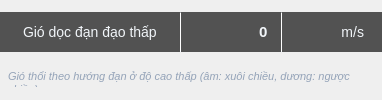
       <widget class="QWidget" name="windAlongLowContainer" native="true">
        <layout class="QVBoxLayout" name="windAlongLowLayout">
         <property name="spacing">
          <number>3</number>
         </property>
         <property name="leftMargin">
          <number>0</number>
         </property>
         <property name="topMargin">
          <number>0</number>
         </property>
         <property name="rightMargin">
          <number>0</number>
         </property>
         <property name="bottomMargin">
          <number>0</number>
         </property>
         <item>
          <widget class="QWidget" name="windAlongLowCapsule" native="true">
           <property name="minimumSize">
            <size>
             <width>0</width>
             <height>40</height>
            </size>
           </property>
           <property name="maximumSize">
            <size>
             <width>16777215</width>
             <height>40</height>
            </size>
           </property>
           <layout class="QHBoxLayout" name="windAlongLowCapsuleLayout">
            <property name="spacing">
             <number>0</number>
            </property>
            <property name="leftMargin">
             <number>0</number>
            </property>
            <property name="topMargin">
             <number>0</number>
            </property>
            <property name="rightMargin">
             <number>0</number>
            </property>
            <property name="bottomMargin">
             <number>0</number>
            </property>
            <item>
             <widget class="QLabel" name="windAlongLowLabel">
              <property name="minimumSize">
               <size>
                <width>180</width>
                <height>40</height>
               </size>
              </property>
              <property name="maximumSize">
               <size>
                <width>16777215</width>
                <height>40</height>
               </size>
              </property>
              <property name="styleSheet">
               <string notr="true">QLabel {
    background-color: #525252;
    color: #F1F5F9;
    font-size: 14px;
    font-family: 'Tahoma', Arial, sans-serif;
    padding-left: 20px;
    border-top-left-radius: 25px;
    border-bottom-left-radius: 25px;
}</string>
              </property>
              <property name="text">
               <string>Gió dọc đạn đạo thấp</string>
              </property>
              <property name="alignment">
               <set>Qt::AlignLeading|Qt::AlignLeft|Qt::AlignVCenter</set>
              </property>
             </widget>
            </item>
            <item>
             <widget class="Line" name="windAlongLowSep1">
              <property name="minimumSize">
               <size>
                <width>1</width>
                <height>0</height>
               </size>
              </property>
              <property name="maximumSize">
               <size>
                <width>1</width>
                <height>16777215</height>
               </size>
              </property>
              <property name="styleSheet">
               <string notr="true">background-color: #F1F5F9;</string>
              </property>
              <property name="orientation">
               <enum>Qt::Vertical</enum>
              </property>
             </widget>
            </item>
            <item>
             <widget class="QLineEdit" name="windAlongLowInput">
              <property name="minimumSize">
               <size>
                <width>100</width>
                <height>40</height>
               </size>
              </property>
              <property name="maximumSize">
               <size>
                <width>100</width>
                <height>40</height>
               </size>
              </property>
              <property name="styleSheet">
               <string notr="true">QLineEdit {
    background-color: #525252;
    color: #F1F5F9;
    border: none;
    font-size: 15px;
    font-weight: bold;
    font-family: 'Tahoma', Arial, sans-serif;
    padding-right: 10px;
}
QLineEdit:focus {
    background-color: #626262;
}
QLineEdit:disabled {
    background-color: #3a3a3a;
    color: #808080;
}</string>
              </property>
              <property name="text">
               <string>0</string>
              </property>
              <property name="alignment">
               <set>Qt::AlignRight|Qt::AlignTrailing|Qt::AlignVCenter</set>
              </property>
             </widget>
            </item>
            <item>
             <widget class="Line" name="windAlongLowSep2">
              <property name="minimumSize">
               <size>
                <width>1</width>
                <height>0</height>
               </size>
              </property>
              <property name="maximumSize">
               <size>
                <width>1</width>
                <height>16777215</height>
               </size>
              </property>
              <property name="styleSheet">
               <string notr="true">background-color: #F1F5F9;</string>
              </property>
              <property name="orientation">
               <enum>Qt::Vertical</enum>
              </property>
             </widget>
            </item>
            <item>
             <widget class="QLabel" name="windAlongLowUnit">
              <property name="minimumSize">
               <size>
                <width>100</width>
                <height>40</height>
               </size>
              </property>
              <property name="maximumSize">
               <size>
                <width>100</width>
                <height>40</height>
               </size>
              </property>
              <property name="styleSheet">
               <string notr="true">QLabel {
    background-color: #525252;
    color: #F1F5F9;
    font-size: 14px;
    font-family: 'Tahoma', Arial, sans-serif;
    padding-right: 15px;
    border-top-right-radius: 25px;
    border-bottom-right-radius: 25px;
}</string>
              </property>
              <property name="text">
               <string>m/s</string>
              </property>
              <property name="alignment">
               <set>Qt::AlignRight|Qt::AlignTrailing|Qt::AlignVCenter</set>
              </property>
             </widget>
            </item>
           </layout>
          </widget>
         </item>
         <item>
          <widget class="QLabel" name="windAlongLowNote">
           <property name="minimumSize">
            <size>
             <width>0</width>
             <height>20</height>
            </size>
           </property>
           <property name="maximumSize">
            <size>
             <width>16777215</width>
             <height>20</height>
            </size>
           </property>
           <property name="styleSheet">
            <string notr="true">QLabel {
    background-color: transparent;
    color: #94A3B8;
    font-size: 11px;
    font-style: italic;
    padding-left: 5px;
    padding-right: 5px;
}</string>
           </property>
           <property name="text">
            <string>Gió thổi theo hướng đạn ở độ cao thấp (âm: xuôi chiều, dương: ngược chiều)</string>
           </property>
           <property name="alignment">
            <set>Qt::AlignLeading|Qt::AlignLeft|Qt::AlignTop</set>
           </property>
           <property name="wordWrap">
            <bool>true</bool>
           </property>
          </widget>
         </item>
        </layout>
       </widget>
